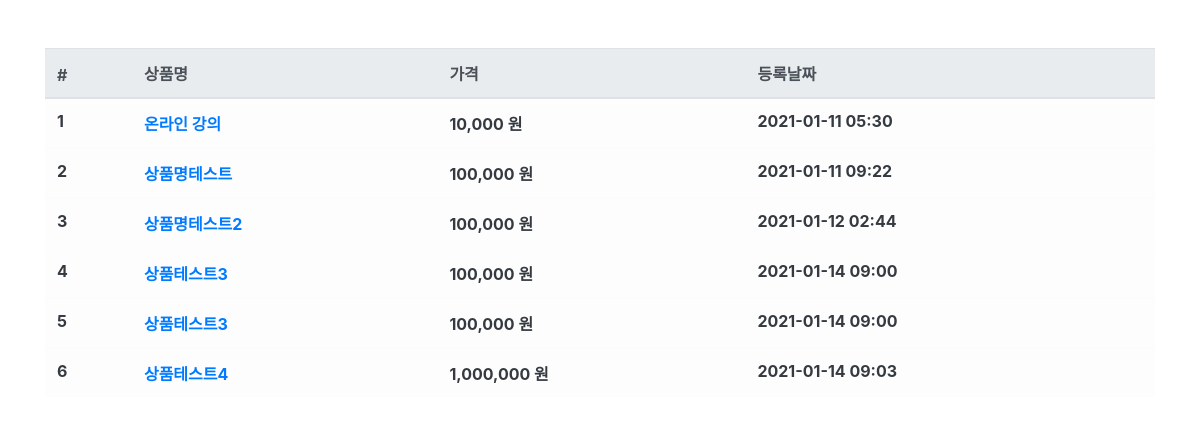
The app's page /product/ with its own data.
### product/models.py (models this page shows, shortened)
class Product(models.Model):
    name = models.CharField(max_length=256, verbose_name='상품명')
    price = models.IntegerField(verbose_name='상품가격')
    description = models.TextField(verbose_name='상품설명')
    stock = models.IntegerField(verbose_name='재고')
    register_date = models.DateTimeField(
        auto_now_add=True, verbose_name='등록날짜')
    class Meta:
        db_table = 'fastcampus_product'
        verbose_name = '상품'
        verbose_name_plural = '상품'

### product/views.py (the view)
# urls.py: path('product/', ProductList.as_view()),
class ProductList(ListView):
    model = Product
    template_name = 'product.html'
    context_object_name = 'product_list'

### product/templates/product.html (shortened to what this page needs)
{% extends "base.html" %}
{% load humanize %}
{% block contents %}
<div class="row mt-5">
    <div class="col-12">
        <table class="table table-light">
            <thead class="thead-light">
                <tr>
                    <th scope="col">#</th>
                    <th scope="col">상품명</th>
                    <th scope="col">가격</th>
                    <th scope="col">등록날짜</th>
                </tr>
            </thead>
            {% for product in product_list %}
            <tbody class="text-dark">
                <tr>
                    <th scope="row">{{ product.id }}</th>
                    <th><a id="product-{{ product.id }}" onmouseenter="product_detail({{ product.id }});"
                        onmouseleave="product_leave({{ product.id }});" href="/product/{{ product.id }}">{{ product.name }}</a></th>
                    <th>{{ product.price|intcomma }} 원</th>
                    <th>{{ product.register_date|date:'Y-m-d H:i' }}</th>
                </tr>
                {% endfor %}
            </tbody>
        </table>
    </div>
</div>
{% endblock %}

### fcuser/templates/base.html (shortened to what this page needs)
<html>
    <head>
        <link rel="stylesheet" href="https://cdn.jsdelivr.net/npm/bootstrap@4.5.3/dist/css/bootstrap.min.css">
    </head>
    <body>
        <div class="container">
            {% block contents %}
            {% endblock %}
        </div>
    </body>
</html>

### records on screen
Product: id "1", name "온라인 강의", price "10,000", register_date "2021-01-11 05:30"
Product: id "2", name "상품명테스트", price "100,000", register_date "2021-01-11 09:22"
Product: id "3", name "상품명테스트2", price "100,000", register_date "2021-01-12 02:44"
Product: id "4", name "상품테스트3", price "100,000", register_date "2021-01-14 09:00"
Product: id "5", name "상품테스트3", price "100,000", register_date "2021-01-14 09:00"
Product: id "6", name "상품테스트4", price "1,000,000", register_date "2021-01-14 09:03"
